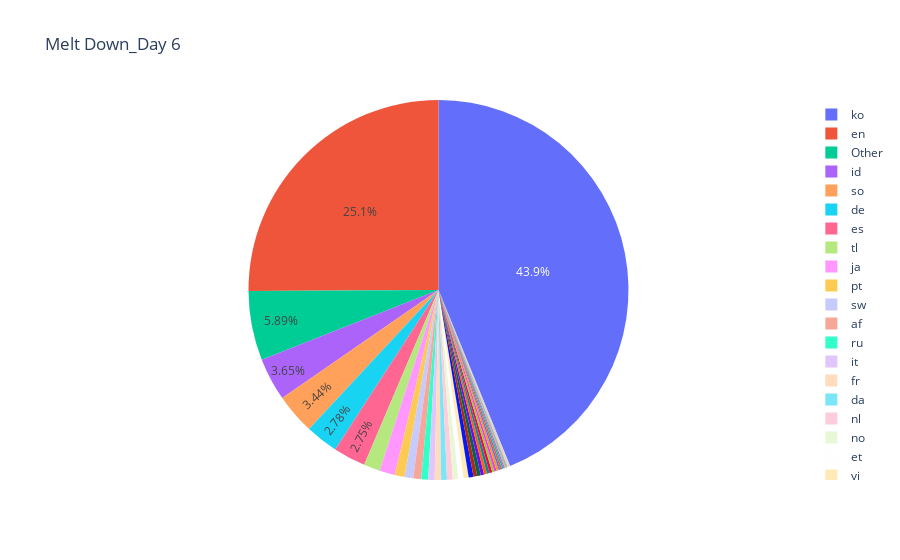

The notebook cell this image was saved under:
### Code cell
fig = px.pie(df, values='Count', names='Lang',title='Melt Down_Day 6')
fig.update_traces(textposition='inside')
fig.update_layout(uniformtext_minsize=12, uniformtext_mode='hide')
fig.show()

### Figure 1 — Plotly figure (JSON) as saved in the notebook; plotly's stock layout.template omitted (floating-point values rounded to 4 significant figures)
{"data": [{"domain": {"x": [0, 1], "y": [0, 1]}, "hovertemplate": "Lang=%{label}<br>Count=%{value}<extra></extra>", "labels": ["ko", "en", "Other", "id", "so", "de", "es", "tl", "ja", "pt", "sw", "af", "ru", "it", "fr", "da", "nl", "no", "et", "vi", "cy", "fi", "th", "hr", "tr", "pl", "hu", "ar", "sl", "sv", "zh-cn", "ro", "ca", "sk", "cs", "sq", "uk", "zh-tw", "fa", "lv", "lt", "bn", "bg", "el", "he"], "legendgroup": "", "name": "", "showlegend": true, "textposition": "inside", "type": "pie", "values": [2664, 1524, 358, 222, 209, 169, 167, 84, 80, 50, 45, 41, 36, 33, 33, 30, 30, 28, 27, 26, 25, 19, 19, 17, 15, 14, 14, 12, 12, 11, 9, 9, 8, 7, 6, 5, 3, 3, 2, 2, 2, 2, 1, 1, 1]}], "layout": {"legend": {"tracegroupgap": 0}, "title": {"text": "Melt Down_Day 6"}, "uniformtext": {"minsize": 12, "mode": "hide"}}}
